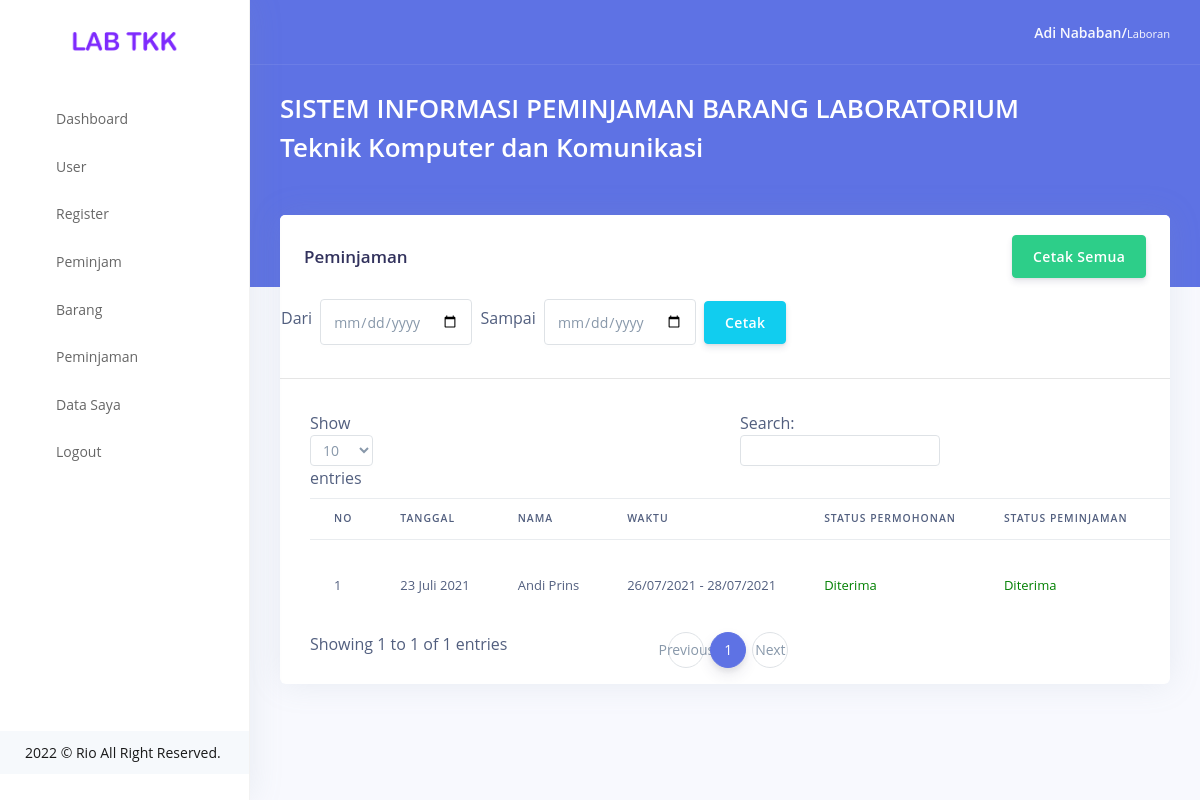
Screenshot of /index.php?page=pinjam (signed in) with the database file from the repository.
### tables this page shows
CREATE TABLE `pinjam` (
  `id_pinjam` int(5) NOT NULL,
  `id_user` int(5) NOT NULL,
  `nama` varchar(35) NOT NULL,
  `dari` date NOT NULL,
  `sampai` date NOT NULL,
  `surat` varchar(225) NOT NULL,
  `status_kajur` varchar(1) NOT NULL,
  `status_kalab` varchar(1) NOT NULL,
  `bukti_ambil` varchar(100) NOT NULL,
  `bukti_antar` varchar(100) NOT NULL,
  `kode` varchar(100) NOT NULL,
  `tgl` date NOT NULL
);

CREATE TABLE `user` (
  `id_user` int(5) NOT NULL,
  `username` varchar(22) NOT NULL,
  `password` varchar(50) NOT NULL,
  `level` int(1) NOT NULL,
  `nama` varchar(33) NOT NULL,
  `status` int(1) NOT NULL
);

### include/tanggal.php (called while the page is built, shortened)
<?php
function tanggal_indo($tanggal, $cetak_hari = false)
{
    $bulan = array (1 =>   'Januari',
        'Februari',
        'Maret',
        'April',
        'Mei',
        'Juni',
        'Juli',
        'Agustus',
        'September',
        'Oktober',
        'November',
        'Desember'
    );
    $split    = explode('-', $tanggal);
    $tgl_indo = $split[2] . ' ' . $bulan[ (int)$split[1] ] . ' ' . $split[0];
    return $tgl_indo;
}
?>

### pages/pinjam.php (shortened to what this page needs)
</div>
</div>
</div>
<div class="container-fluid mt--6">
  <div class="row">
    <div class="col-xl-12">
      <div class="card">
        <div class="card-header border-0">
          <div class="row align-items-center">
            <div class="col">
              <h3 class="mb-0">Peminjaman</h3>
            </div>
            <div class="col text-right">
              <?php if ($level == 4) { ?>
                <a href="?page=pinjam_entry" class="btn btn-primary">Tambah</a>
              <?php } else { ?>
                <a href="laporan/semua.php" target="_blank" class="btn btn-success">Cetak Semua</a>
              <?php } ?>
            </div>
          </div>
        </div>
        <div class="table-responsive">
          <?php if ($level != 4) { ?>
            <table>
              <form method="POST" action="laporan/periode.php" target="_blank">
                <tr>
                  <td><label>Dari</label></td>
                  <td>&nbsp;</td>
                  <td><input class="form-control" type="date" autocomplete="off" placeholder="Tanggal" name="dari" required></th>
                  </td>
                  <td>&nbsp;</td>
                  <td><label>Sampai</label></td>
                  <td>&nbsp;</td>
                  <td><input class="form-control" type="date" autocomplete="off" placeholder="Tanggal" name="sampai" required></th>
                  </td>
                  <td>&nbsp;</td>
                  <td><button type="submit" name="simpan" class="btn btn-info">Cetak</button></td>
                </tr>
              </form>
            </table>
            <hr>
          <?php } ?>
          <table id="sampleTable" class="table align-items-center table-flush">
            <thead>
              <tr>
                <th width="7%">No</th>
                <th>Tanggal</th>
                <?php if ($level != 4) { ?>
                  <th width="22%">Nama</th>
                <?php } ?>
                <th width="10%">Waktu</th>
                <th width="10%">Status Permohonan</th>
                <th width="10%">Status Peminjaman</th>
                <th width="12%">Aksi</th>
              </tr>
            </thead>
            <?php
            $no = 1;
            if ($level == 4) {
              $query  = mysqli_query($konek, "SELECT * FROM pinjam WHERE id_user='$id_user' order by tgl DESC");
            } else {
              $query  = mysqli_query($konek, "SELECT * FROM pinjam INNER JOIN user USING(id_user) order by tgl DESC");
            }
            while ($data = mysqli_fetch_array($query)) {
            ?>
              <tbody>
                <tr>
                  <td><?php echo $no; ?></td>
                  <td><?php echo tanggal_indo($data['tgl']); ?></td>
                  <?php if ($level != '4') { ?>
                    <td><?php echo $data["nama"]; ?></td>
                  <?php } ?>
                  <td>
                    <?php echo date('d/m/Y', strtotime($data['dari'])); ?> -
                    <?php echo date('d/m/Y', strtotime($data['sampai'])); ?>
                  </td>
                  <td><?php if ($data["status_kajur"] == 'Y') { ?>
                      <span style='color: green;'>Diterima</span>
                    <?php } elseif ($data["status_kajur"] == 'N') { ?>
                      <span style='color: red;'>Ditolak</span>
                    <?php } elseif ($data["surat"] != '' && $data["status_kajur"] == '') { ?>
                      <span style='color: orange;'>Menunggu</span>
                    <?php } else {
                        echo "";
                      } ?>
                  </td>
                  <td><?php if ($data["status_kalab"] == 'Y') { ?>
                      <span style='color: green;'>Diterima</span>
                    <?php } elseif ($data["status"] == 'N') { ?>
                      <span style='color: red;'>Ditolak</span>
                    <?php } elseif ($data["status_kajur"] == 'Y' && $data["status_kalab"] == '') { ?>
                      <span style='color: orange;'>Menunggu</span>
                    <?php } else {
                        echo "";
                      } ?>
                  </td>
                  <td>
                  </td>
                </tr>
              <?php
              $no++;
            }
              ?>
              </tbody>
          </table>
        </div>
      </div>
    </div>
  </div>
</div>

### rows the page displays
pinjam: tgl "23 Juli 2021", id_user.nama "Andi Prins", dari "26/07/2021", sampai "28/07/2021", status_kajur "Diterima", status_kalab "Diterima"

### other values shown
$nama "Adi Nababan"
$lvl "Laboran"
